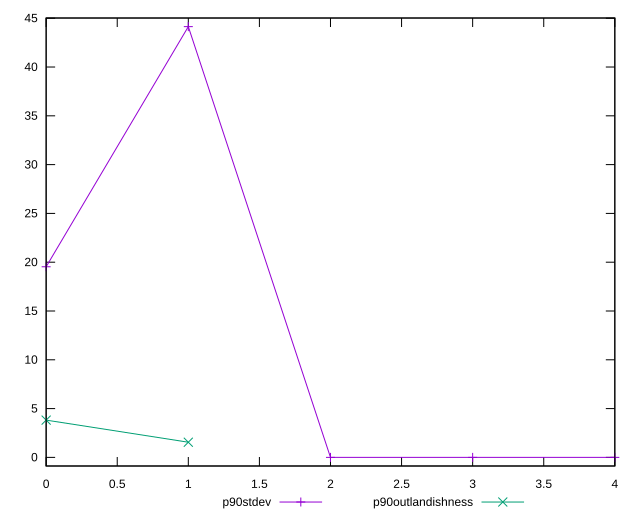

The gnuplot source for this figure:
reset

$p90Stdev <<EOF
0 19.532795604303864
1 44.139578603286246
2 0
3 0
4 0
EOF

$p90Outlandishness <<EOF
0 3.8189387811634345
1 1.5538164461247639
EOF

set key outside below
set xrange [0:4]
set yrange [-0.8827915720657249:45.02237017535197]
set trange [-0.8827915720657249:45.02237017535197]
set terminal svg size 640, 520 enhanced background rgb 'white'
set output "report_00026_2021-02-22T21:38:55.199Z/unminified-css/progression/stddev.svg"

plot $p90Stdev title "p90stdev" with linespoints, \
     $p90Outlandishness title "p90outlandishness" with linespoints

reset
